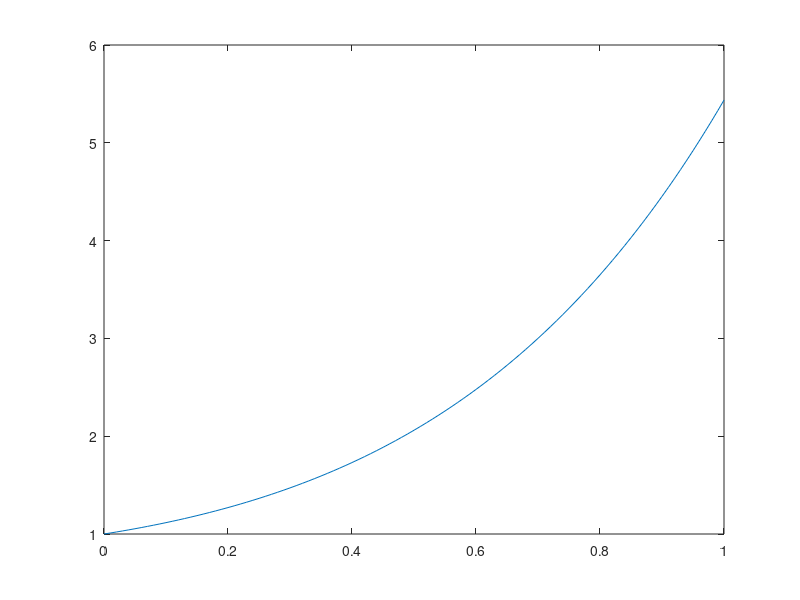

Source code (MATLAB):
clear all; % pulizia workspace
myFun = @(x) (exp(x)).*((x.^2)+1); % anonymous function e^x (x^2 +1)
asseX = 0:(0.01):1; % range [0,1] con dentro 100 punti equispaziati
figure(1); % numero del grafico creato
plot(asseX, myFun(asseX)); % grafico creato su asseX con myFun